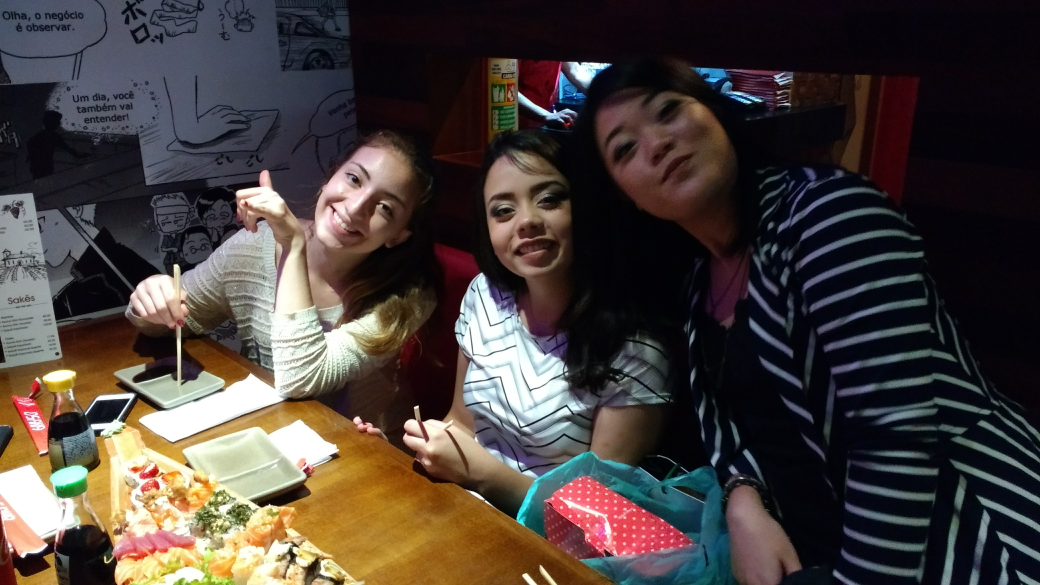
#> input picture opencv/1-basic/9-Histograms/yukari.jpg, 4160 x 2340 px (shown at 1/4 size)
$ python 2-mask.py
#> lines starting #> are read from the running program, lines starting #| are printed output that depends on the picture
import cv2
import numpy as np, sys
from matplotlib import pyplot as plt

img = cv2.imread('yukari.jpg')
#> img is the input picture: shape (2340, 4160, 3); mean B, G, R 59.5, 63.3, 72.2
img_gray = cv2.cvtColor(img,cv2.COLOR_BGR2GRAY)
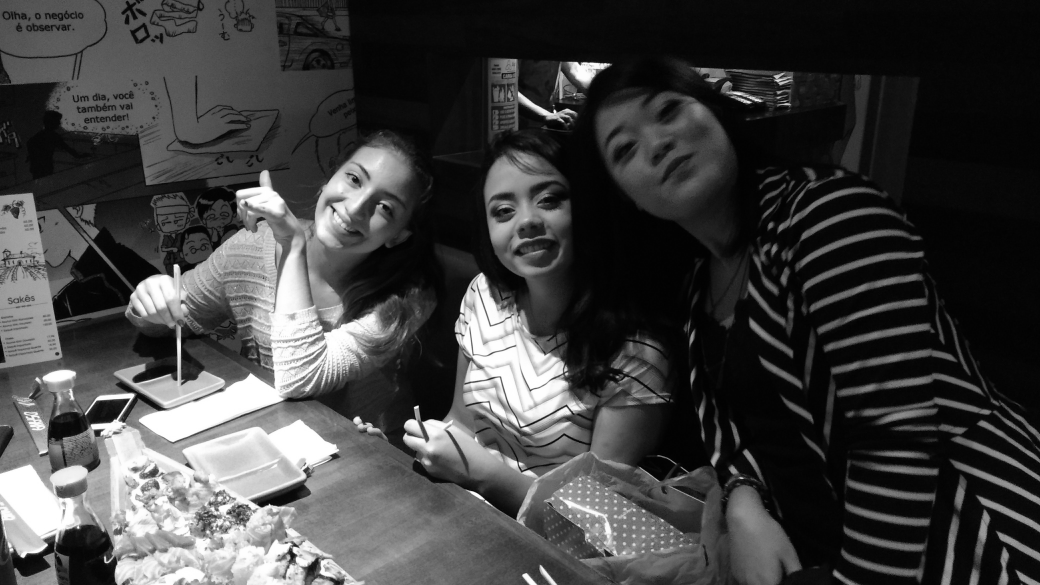
#> img_gray: shape (2340, 4160) (shown at 1/4 size); min 0, max 255, mean 65.5


# create a mask
mask = np.zeros(img_gray.shape[:2], np.uint8)
mask[1200:2300, 0:2000] = 255
masked_img = cv2.bitwise_and(img_gray,img_gray,mask = mask)
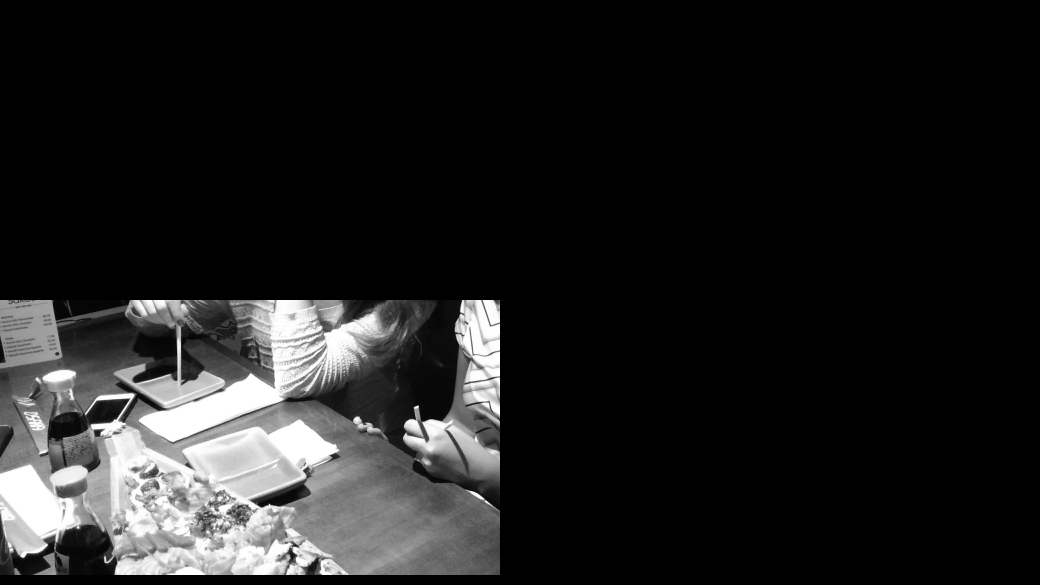
#> masked_img: shape (2340, 4160) (shown at 1/4 size); min 0, max 255, mean 30.6

# Calculate histogram with mask and without mask
# Check third argument for mask
hist_full = cv2.calcHist([img_gray],[0],None,[256],[0,256])
#> hist_full = 256 values, max 639810 at index 5, min 248 at index 0, mean 38025
hist_mask = cv2.calcHist([img_gray],[0],mask,[256],[0,256])
#> hist_mask = 256 values, max 108866 at index 255, min 69 at index 0, mean 8593.8

plt.subplot(221), plt.imshow(img_gray, 'gray')
plt.subplot(222), plt.imshow(mask,'gray')
plt.subplot(223), plt.imshow(masked_img, 'gray')
plt.subplot(224), plt.plot(hist_full), plt.plot(hist_mask)
plt.xlim([0,256])

plt.show()
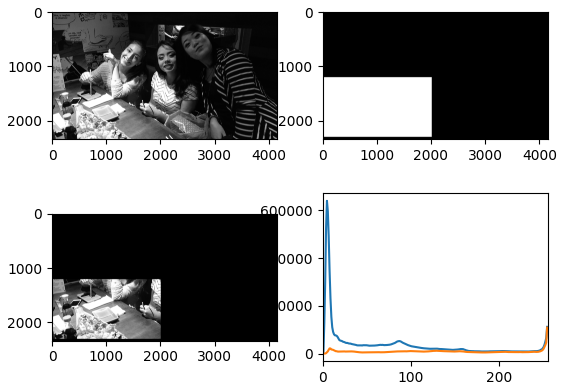
#> figure drawn by matplotlib, 4 panels; panel 4: curve peaks at x = 5, y = 639810; panel 4: curve peaks at x = 255, y = 108866

cv2.waitKey(0)
cv2.destroyAllWindows()

$ run again, with opencv/1-basic/9-Histograms/familia.jpg copied over opencv/1-basic/9-Histograms/yukari.jpg
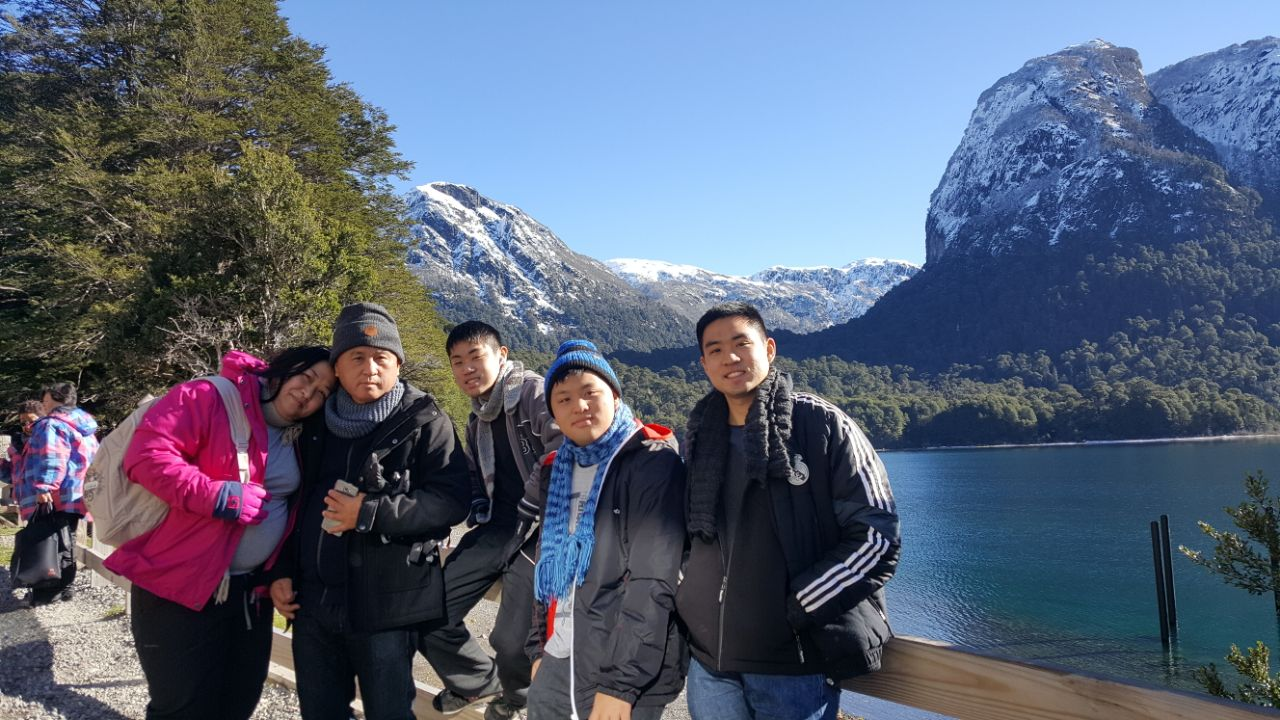
#> input picture opencv/1-basic/9-Histograms/familia.jpg, 1280 x 720 px
#> img is the input picture: shape (720, 1280, 3); mean B, G, R 117, 97.7, 87.7
#> `img_gray = cv2.cvtColor(img,cv2.COLOR_BGR2GRAY)`:
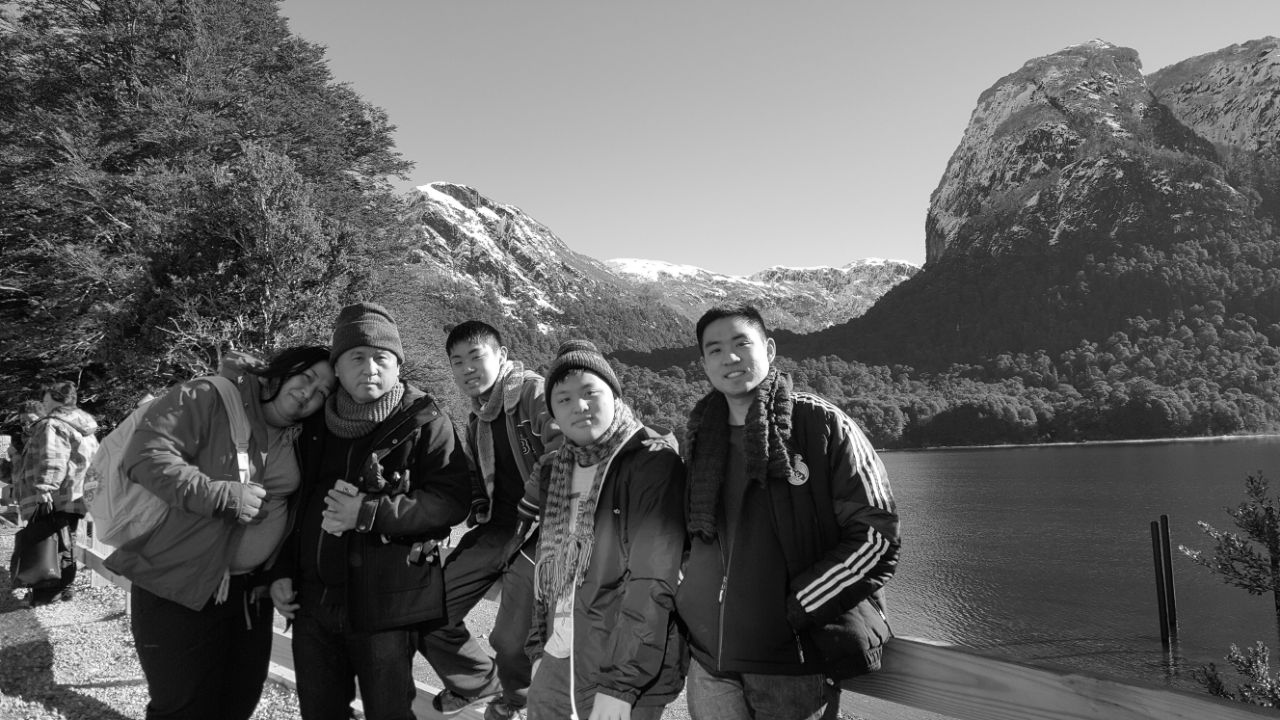
#> img_gray: shape (720, 1280); min 0, max 255, mean 96.9
#> masked_img: shape (720, 1280); every value is 0
#> hist_full = 256 values, max 10113 at index 65, min 27 at index 0, mean 3600
#> hist_mask = 256 values from 0 to 0
#> `plt.show()`:
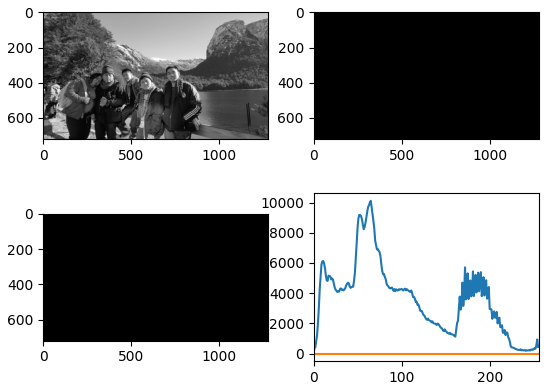
#> figure drawn by matplotlib, 4 panels; panel 4: curve peaks at x = 65, y = 10113
